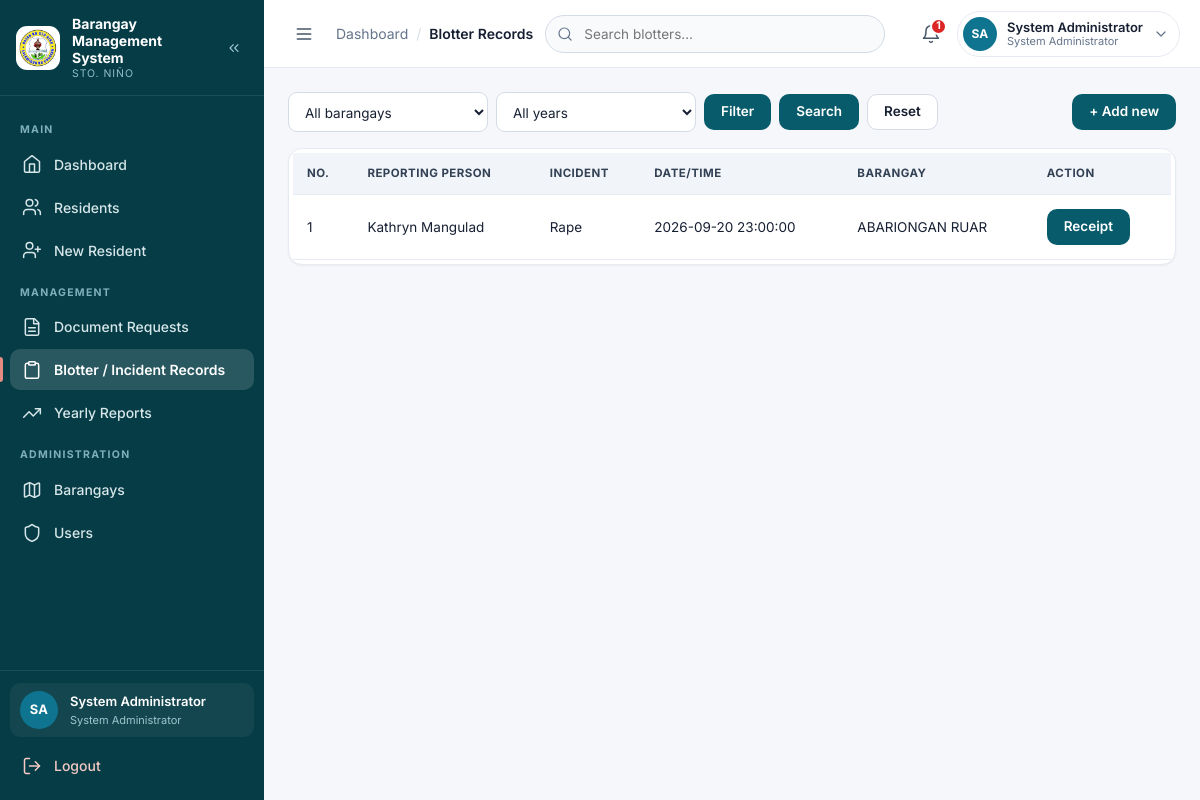
The page /pages/blotters.php (signed in) on the database its author committed.
### tables this page shows
CREATE TABLE `blotter_records` (
  `id` int(11) NOT NULL AUTO_INCREMENT,
  `barangay_id` int(11) NOT NULL,
  `resident_id` int(11) DEFAULT NULL,
  `blotter_no` varchar(50) NOT NULL,
  `reporting_person` varchar(150) NOT NULL,
  `reporting_address` varchar(255) DEFAULT NULL,
  `incident_type` varchar(150) NOT NULL,
  `report_datetime` datetime DEFAULT NULL,
  `incident_datetime` datetime DEFAULT NULL,
  `place_of_incident` varchar(255) DEFAULT NULL,
  `suspect_data` text DEFAULT NULL,
  `victim_data` text DEFAULT NULL,
  `narrative` text DEFAULT NULL,
  `recorded_by` varchar(150) DEFAULT NULL,
  `status` enum('Open','In Progress','Resolved','Cancelled') NOT NULL DEFAULT 'Open',
  `reviewed_by` int(11) DEFAULT NULL,
  `reviewed_at` datetime DEFAULT NULL,
  `created_at` timestamp NOT NULL DEFAULT current_timestamp(),
  PRIMARY KEY (`id`),
  KEY `idx_blotter_barangay` (`barangay_id`),
  KEY `idx_blotter_resident` (`resident_id`),
  KEY `idx_blotter_status` (`status`),
  KEY `fk_blotter_reviewed_by` (`reviewed_by`),
  CONSTRAINT `blotter_records_ibfk_1` FOREIGN KEY (`barangay_id`) REFERENCES `barangays` (`id`),
  CONSTRAINT `fk_blotter_resident` FOREIGN KEY (`resident_id`) REFERENCES `residents` (`id`) ON DELETE SET NULL ON UPDATE CASCADE,
  CONSTRAINT `fk_blotter_reviewed_by` FOREIGN KEY (`reviewed_by`) REFERENCES `users` (`id`) ON DELETE SET NULL ON UPDATE CASCADE
);

CREATE TABLE `barangays` (
  `id` int(11) NOT NULL AUTO_INCREMENT,
  `barangay_name` varchar(150) NOT NULL,
  `created_at` timestamp NOT NULL DEFAULT current_timestamp(),
  PRIMARY KEY (`id`),
  UNIQUE KEY `barangay_name` (`barangay_name`)
);

### config/config.php (called while the page is built, shortened)
<?php
if (!function_exists('url')) {
    function url($path = '') {
        $path = ltrim((string)$path, '/');
        return BASE_URL . '/' . $path;
    }
}
function e($value) { return htmlspecialchars((string)$value, ENT_QUOTES, 'UTF-8'); }

### pages/blotters.php (the view, shortened to what this page needs)
<?php
require_once __DIR__ . '/../config/config.php'; require_staff(); $page_title='Blotter Records';
$sql='SELECT bl.*,b.barangay_name FROM blotter_records bl JOIN barangays b ON b.id=bl.barangay_id WHERE 1';
$types='';$params=[];
$sql.=' ORDER BY bl.id DESC';
$s=$conn->prepare($sql);if($types)
$s->bind_param($types,...$params);
$s->execute();$rows=$s->get_result();
include BASE_PATH . '/partials/header.php';?>
<div class="toolbar">
    <form method="get">
        <?php if($_SESSION['role']==='admin'): ?>
        <select id="b_brgy" name="barangay">
            <option value="0">All barangays</option>
        </select>
        <?php endif; ?>
        <select id="b_year" name="year" onchange="this.form.submit()">
            <option value="0">All years</option>
        </select>
        <button class="btn" type="submit">Filter</button>
        <?php if($_SESSION['role']==='admin'): ?>
        <button class="btn" type="submit">Search</button>
        <a class="btn btn--ghost" href="<?= e(url('pages/blotters.php')) ?>">Reset</a>
        <?php endif; ?>
    </form>
    <a class="btn push-right" href="<?= e(url('pages/blotter_add.php')) ?>">+ Add new</a>
</div>
    <div class="card table-wrap">
        <table><tr><th>No.</th><th>Reporting Person</th>
        <th>Incident</th><th>Date/Time</th><th>Barangay</th>
        <th>Action</th></tr><?php while($r=$rows->fetch_assoc()): ?>
        <tr><td><?=e($r['blotter_no'])?></td><td><?=e($r['reporting_person'])?></td>
        <td><?=e($r['incident_type'])?></td><td><?=e($r['incident_datetime'])?></td>
        <td><?=e($r['barangay_name'])?></td>
        <td><a class="btn" href="<?= e(url('pages/incident_report.php?id=' . $r['id'])) ?>">Receipt</a></td></tr>
        <?php endwhile; ?></table></div><?php include BASE_PATH . '/partials/footer.php';

### assets/css/style.css (style rules this page uses)
:root { --primary: #075B6B; --primary-700: #054C59; --primary-900: #063C46; --secondary: #0E7490; --accent: #E58B82; --bg: #F5F7FA; --card: #FFFFFF; --text: #172033; --muted: #64748B; --success: #16A34A; --warning: #F59E0B; --danger: #DC2626; --info: #0E7490; --border: #E6EAF1; --border-strong: #D5DCE6; --sidebar-w: 264px; --sidebar-w-collapsed: 78px; --topbar-h: 68px; --radius: 14px; --radius-sm: 10px; --radius-lg: 18px; --shadow-sm: 0 1px 2px rgba(16, 24, 40, .05); --shadow: 0 4px 16px rgba(16, 24, 40, .06); --shadow-md: 0 12px 32px rgba(16, 24, 40, .12); --ring: 0 0 0 3px rgba(14, 116, 144, .18); --font: 'Inter', system-ui, -apple-system, 'Segoe UI', Roboto, Arial, sans-serif; }
*, *::before, *::after { box-sizing: border-box; }
html { -webkit-text-size-adjust: 100%; }
body { margin: 0; font-family: var(--font); background: var(--bg); color: var(--text); font-size: 14px; line-height: 1.5; -webkit-font-smoothing: antialiased; }
a { color: var(--secondary); }
.btn, .btn-primary { display: inline-flex; align-items: center; justify-content: center; gap: 8px; background: var(--primary); color: #fff; border: 1px solid transparent; border-radius: 10px; padding: 10px 16px; font-size: 13.5px; font-weight: 600; text-decoration: none; cursor: pointer; font-family: inherit; line-height: 1; transition: background .15s, box-shadow .15s, transform .05s; }
.btn.secondary, .btn--ghost, .btn-secondary { background: #fff; color: var(--text); border-color: var(--border-strong); }
.card { background: var(--card); border: 1px solid var(--border); border-radius: var(--radius); padding: 20px; box-shadow: var(--shadow-sm); margin-bottom: 18px; min-width: 0; }
.push-right { margin-left: auto; }
table { width: 100%; border-collapse: collapse; background: #fff; font-size: 13.5px; }
th, td { padding: 12px 14px; text-align: left; border-bottom: 1px solid var(--border); vertical-align: middle; }
th { background: #F1F5F9; color: #334155; font-size: 11.5px; font-weight: 700; text-transform: uppercase; letter-spacing: .04em; white-space: nowrap; }
td .btn-edit, td .btn-delete, td .btn-cancel, td .btn { margin: 2px 4px 2px 0; }
.table-wrap { overflow-x: auto; -webkit-overflow-scrolling: touch; }
.table-wrap.card { padding: 4px; }
input, select, textarea { width: 100%; padding: 10px 12px; border: 1px solid var(--border-strong); border-radius: 9px; background: #fff; font-size: 13.5px; color: var(--text); font-family: inherit; }
.toolbar { display: flex; gap: 10px; flex-wrap: wrap; align-items: center; margin-bottom: 16px; }
.toolbar form { display: flex; gap: 8px; align-items: center; flex-wrap: wrap; }
.toolbar input[type="text"], .toolbar input[type="search"], .toolbar select { width: auto; min-width: 200px; line-height: 1; }

### rows shown on the page
blotter_records: blotter_no "1", reporting_person "Kathryn Mangulad", incident_type "Rape", incident_datetime "2026-09-20 23:00:00", barangay.barangay_name "ABARIONGAN RUAR"

### other values the page prints
$group "MAIN"
$item['label'] "Dashboard"
$item['label'] "Residents"
$item['label'] "New Resident"
$group "MANAGEMENT"
$item['label'] "Document Requests"
$item['label'] "Blotter / Incident Records"
$item['label'] "Yearly Reports"
$group "ADMINISTRATION"
$item['label'] "Barangays"
$item['label'] "Users"
$initials "SA"
$full_name "System Administrator"
$role_label "System Administrator"
$crumb "Blotter Records"
